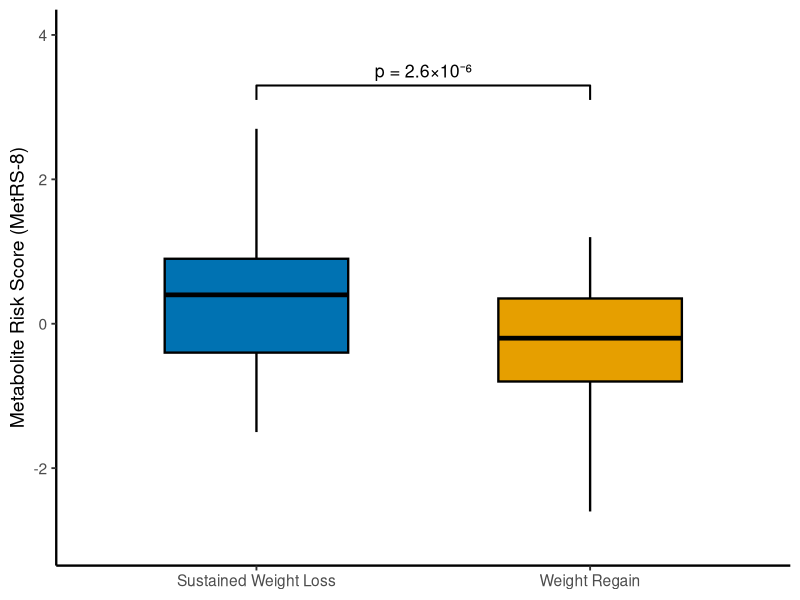

Generate this figure with R:
library(ggplot2)
library(svglite)

df = read.csv("data_metrs8_labs2.csv")
df$group = factor(df$group, levels = c("SWL", "RGN"))

fill_cols = c("SWL" = "#0072B2", "RGN" = "#E69F00")

sig_df = data.frame(x = c(1, 1, 2, 2), y = c(3.1, 3.3, 3.3, 3.1))

p = ggplot(df, aes(x = group, ymin = ymin, lower = lower, middle = middle,
                   upper = upper, ymax = ymax, fill = group)) +
  geom_boxplot(stat = "identity", width = 0.55, color = "black", linewidth = 0.8) +
  geom_line(data = sig_df, aes(x = x, y = y), inherit.aes = FALSE, linewidth = 0.7) +
  annotate("text", x = 1.5, y = 3.5, label = "p = 2.6\u00d710\u207b\u2076", size = 4.5) +
  scale_fill_manual(values = fill_cols, guide = "none") +
  scale_x_discrete(
    limits = c("SWL", "RGN"),
    labels = c("SWL" = "Sustained Weight Loss", "RGN" = "Weight Regain")
  ) +
  scale_y_continuous(limits = c(-3, 4), breaks = seq(-2, 4, by = 2)) +
  labs(x = NULL, y = "Metabolite Risk Score (MetRS-8)") +
  theme_classic(base_size = 14) +
  theme(axis.line = element_line(linewidth = 0.8))

ggsave("figsx_metrs8_labs2.svg", p, width = 5, height = 4)
